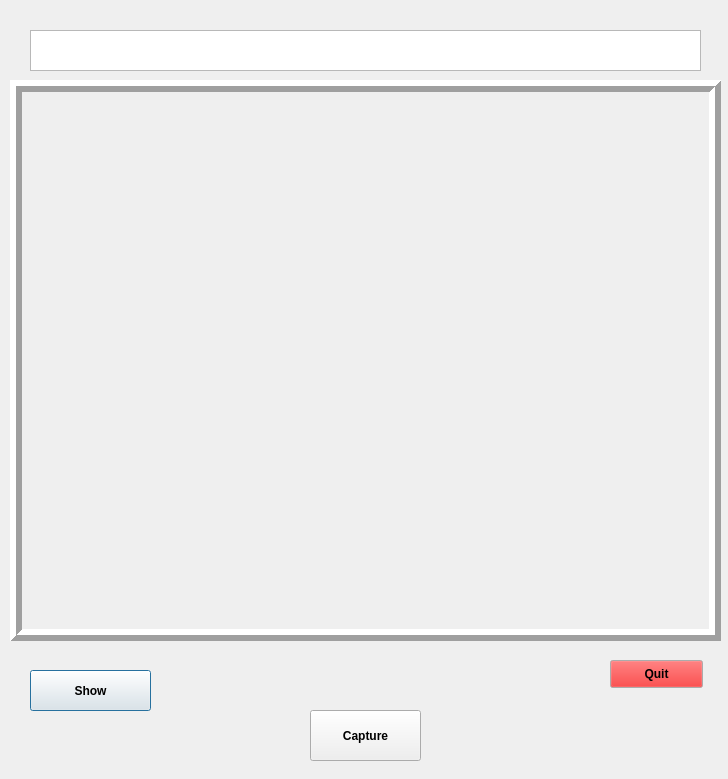
<?xml version="1.0" encoding="UTF-8"?>
<ui version="4.0">
 <class>Dialog</class>
 <widget class="QDialog" name="Dialog">
  <property name="geometry">
   <rect>
    <x>0</x>
    <y>0</y>
    <width>728</width>
    <height>779</height>
   </rect>
  </property>
  <property name="cursor">
   <cursorShape>PointingHandCursor</cursorShape>
  </property>
  <property name="windowTitle">
   <string>Dialog</string>
  </property>
  <widget class="QTextBrowser" name="TEXT">
   <property name="geometry">
    <rect>
     <x>30</x>
     <y>30</y>
     <width>671</width>
     <height>41</height>
    </rect>
   </property>
  </widget>
  <widget class="QLabel" name="imgLabel">
   <property name="geometry">
    <rect>
     <x>10</x>
     <y>80</y>
     <width>711</width>
     <height>561</height>
    </rect>
   </property>
   <property name="frameShape">
    <enum>QFrame::Box</enum>
   </property>
   <property name="frameShadow">
    <enum>QFrame::Raised</enum>
   </property>
   <property name="lineWidth">
    <number>6</number>
   </property>
   <property name="text">
    <string/>
   </property>
  </widget>
  <widget class="QPushButton" name="SHOW">
   <property name="geometry">
    <rect>
     <x>30</x>
     <y>670</y>
     <width>121</width>
     <height>41</height>
    </rect>
   </property>
   <property name="font">
    <font>
     <weight>75</weight>
     <bold>true</bold>
    </font>
   </property>
   <property name="cursor">
    <cursorShape>PointingHandCursor</cursorShape>
   </property>
   <property name="text">
    <string>Show</string>
   </property>
  </widget>
  <widget class="QPushButton" name="CAPTURE">
   <property name="geometry">
    <rect>
     <x>310</x>
     <y>710</y>
     <width>111</width>
     <height>51</height>
    </rect>
   </property>
   <property name="font">
    <font>
     <weight>75</weight>
     <bold>true</bold>
    </font>
   </property>
   <property name="cursor">
    <cursorShape>PointingHandCursor</cursorShape>
   </property>
   <property name="text">
    <string>Capture</string>
   </property>
  </widget>
  <widget class="QPushButton" name="QUIT">
   <property name="geometry">
    <rect>
     <x>610</x>
     <y>660</y>
     <width>93</width>
     <height>28</height>
    </rect>
   </property>
   <property name="palette">
    <palette>
     <active>
      <colorrole role="Button">
       <brush brushstyle="SolidPattern">
        <color alpha="255">
         <red>240</red>
         <green>2</green>
         <blue>2</blue>
        </color>
       </brush>
      </colorrole>
      <colorrole role="Text">
       <brush brushstyle="SolidPattern">
        <color alpha="255">
         <red>255</red>
         <green>248</green>
         <blue>44</blue>
        </color>
       </brush>
      </colorrole>
      <colorrole role="PlaceholderText">
       <brush brushstyle="SolidPattern">
        <color alpha="128">
         <red>255</red>
         <green>0</green>
         <blue>0</blue>
        </color>
       </brush>
      </colorrole>
     </active>
     <inactive>
      <colorrole role="Button">
       <brush brushstyle="SolidPattern">
        <color alpha="255">
         <red>240</red>
         <green>2</green>
         <blue>2</blue>
        </color>
       </brush>
      </colorrole>
      <colorrole role="Text">
       <brush brushstyle="SolidPattern">
        <color alpha="255">
         <red>255</red>
         <green>248</green>
         <blue>44</blue>
        </color>
       </brush>
      </colorrole>
      <colorrole role="PlaceholderText">
       <brush brushstyle="SolidPattern">
        <color alpha="128">
         <red>255</red>
         <green>0</green>
         <blue>0</blue>
        </color>
       </brush>
      </colorrole>
     </inactive>
     <disabled>
      <colorrole role="Button">
       <brush brushstyle="SolidPattern">
        <color alpha="255">
         <red>240</red>
         <green>2</green>
         <blue>2</blue>
        </color>
       </brush>
      </colorrole>
      <colorrole role="Text">
       <brush brushstyle="SolidPattern">
        <color alpha="255">
         <red>120</red>
         <green>120</green>
         <blue>120</blue>
        </color>
       </brush>
      </colorrole>
      <colorrole role="PlaceholderText">
       <brush brushstyle="SolidPattern">
        <color alpha="128">
         <red>0</red>
         <green>0</green>
         <blue>0</blue>
        </color>
       </brush>
      </colorrole>
     </disabled>
    </palette>
   </property>
   <property name="font">
    <font>
     <family>MS Shell Dlg 2</family>
     <weight>75</weight>
     <bold>true</bold>
    </font>
   </property>
   <property name="cursor">
    <cursorShape>PointingHandCursor</cursorShape>
   </property>
   <property name="text">
    <string>Quit</string>
   </property>
  </widget>
 </widget>
 <resources/>
 <connections/>
</ui>
